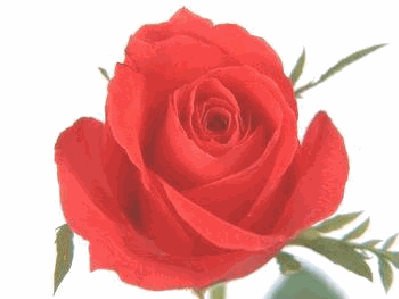
#> input picture 数字图像处理/exe/media/p025_img02.png, 399 x 299 px, given in place of p008_img01.png, which was not available
$ python exp4.py   (older library calls are emulated)
#> lines starting #> are read from the running program, lines starting #| are printed output that depends on the picture; pictures that were not available may be replaced by others from this repository, and a replacement may not be noted
import cv2
import numpy as np
import matplotlib.pyplot as plt
from matplotlib import cm

def main():
    # 指导书指定: flower1.tif
    flower_path = 'media/p008_img01.png'
    img_bgr = cv2.imread(flower_path)
#> img_bgr is the input picture: shape (299, 399, 3); mean B, G, R 156.1, 159, 231
    if img_bgr is None:
        img_bgr = cv2.imread('Experiment_4/lenna.png')
    # 如果是灰度图（PDF提取），转为3通道以支持RGB分析
    if len(img_bgr.shape) == 2:
        img_bgr = cv2.cvtColor(img_bgr, cv2.COLOR_GRAY2BGR)
    img_rgb = cv2.cvtColor(img_bgr, cv2.COLOR_BGR2RGB)

    print('='*60)
    print('  实验四：彩色图像处理 (Python实现)')
    print('='*60)

    # ===== (1) 彩色图像分析 =====
    print('\n--- (1) 彩色图像分析：拆分RGB分量 ---')
    R, G, B = cv2.split(img_rgb)
    print(f"  R通道: shape={R.shape}, 范围=[{R.min()}, {R.max()}], 均值={R.mean():.1f}")
#|   R通道: shape=(299, 399), 范围=[106, 254], 均值=231.0
    print(f"  G通道: shape={G.shape}, 范围=[{G.min()}, {G.max()}], 均值={G.mean():.1f}")
#|   G通道: shape=(299, 399), 范围=[45, 254], 均值=159.0
    print(f"  B通道: shape={B.shape}, 范围=[{B.min()}, {B.max()}], 均值={B.mean():.1f}")
#|   B通道: shape=(299, 399), 范围=[42, 254], 均值=156.1

    # 转换到HSV空间分析
    img_hsv = cv2.cvtColor(img_bgr, cv2.COLOR_BGR2HSV)
#> img_hsv: shape (299, 399, 3); mean H, S, V 6.6, 88.5, 231.5
    H, S, V = cv2.split(img_hsv)
    print(f"  H(色调): shape={H.shape}, 范围=[{H.min()}, {H.max()}], 均值={H.mean():.1f}")
#|   H(色调): shape=(299, 399), 范围=[0, 179], 均值=6.6
    print(f"  S(饱和度): shape={S.shape}, 范围=[{S.min()}, {S.max()}], 均值={S.mean():.1f}")
#|   S(饱和度): shape=(299, 399), 范围=[0, 200], 均值=88.5
    print(f"  V(明度): shape={V.shape}, 范围=[{V.min()}, {V.max()}], 均值={V.mean():.1f}")
#|   V(明度): shape=(299, 399), 范围=[106, 254], 均值=231.5

    # ===== (2) 彩色图像直方图均衡 =====
    print('\n--- (2) R/G/B分量直方图均衡 ---')

    # 对R/G/B三个通道分别进行直方图均衡
    R_eq = cv2.equalizeHist(R)
    G_eq = cv2.equalizeHist(G)
    B_eq = cv2.equalizeHist(B)

    # 合并均衡后的通道
    img_rgb_eq = cv2.merge([R_eq, G_eq, B_eq])

    # 对V通道进行直方图均衡（HSV空间）
    V_eq = cv2.equalizeHist(V)
    img_hsv_eq = cv2.merge([H, S, V_eq])
#> img_hsv_eq: shape (299, 399, 3); mean H, S, V 6.6, 88.5, 153.5
    img_rgb_hsv_eq = cv2.cvtColor(img_hsv_eq, cv2.COLOR_HSV2RGB)
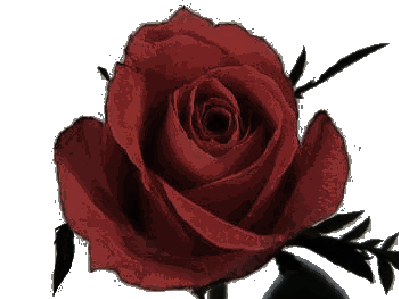
#> img_rgb_hsv_eq: shape (299, 399, 3); mean R, G, B 153.4, 125.9, 125.5

    print("  R/G/B通道分别均衡化完成")
    print("  HSV空间V通道均衡化完成")

    # ===== (3) 假彩色处理 =====
    print('\n--- (3) 假彩色处理 ---')

    # 先计算灰度图（伪彩色处理等后续步骤会用到）
    img_gray = cv2.cvtColor(img_bgr, cv2.COLOR_BGR2GRAY)
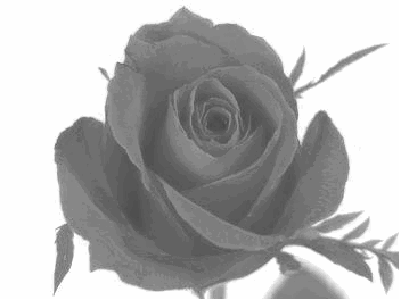
#> img_gray: shape (299, 399); min 70, max 254, mean 180.2

    # 加载多波长图像（从media目录，由generate_multispectral.py生成）
    # v1_red/v1_green/v1_blue: 模拟可见光R/G/B分量（从flower通道提取）
    # infer_near/infer_mid: 模拟近红外/中红外（从flower灰度图处理得到）
    vl_red_path   = 'media/v1_red.jpg'
    vl_green_path = 'media/v1_green.jpg'
    vl_blue_path  = 'media/v1_blue.jpg'
    infer_near_path = 'media/infer_near.jpg'
    infer_mid_path  = 'media/infer_mid.jpg'

    f1 = cv2.imread(vl_red_path, cv2.IMREAD_GRAYSCALE)
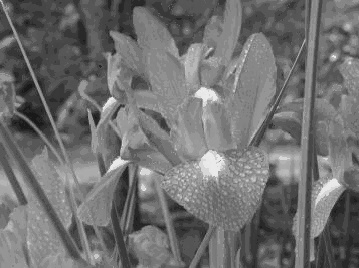
#> input picture 数字图像处理/exe/media/v1_red.jpg, 359 x 268 px, found by its file name
#> f1 is the input picture: shape (268, 359); min 19, max 240, mean 112
    f2 = cv2.imread(vl_green_path, cv2.IMREAD_GRAYSCALE)
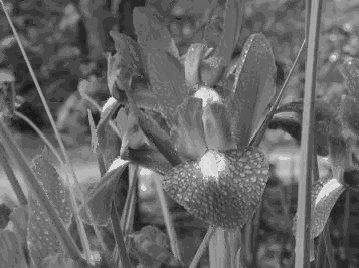
#> input picture 数字图像处理/exe/media/v1_green.jpg, 359 x 268 px, found by its file name
#> f2 is the input picture: shape (268, 359); min 21, max 230, mean 103.4
    f3 = cv2.imread(vl_blue_path, cv2.IMREAD_GRAYSCALE)
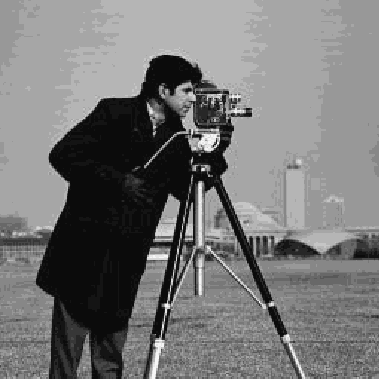
#> input picture 数字图像处理/exe/media/p026_img02.png, 379 x 379 px, given in place of v1_blue.jpg, which was not available
#> f3 is the input picture: shape (379, 379); min 11, max 246, mean 118.2
    f4_near = cv2.imread(infer_near_path, cv2.IMREAD_GRAYSCALE)
    f5_mid  = cv2.imread(infer_mid_path, cv2.IMREAD_GRAYSCALE)

    # 若图片存在则使用，否则回退到模拟
    if all(x is not None for x in [f1, f2, f3, f4_near, f5_mid]):
        print("  已加载多波长图像：vl_red, vl_green, vl_blue, infer_near, infer_mid")
        true_color = cv2.merge([f1, f2, f3])  # 可见光RGB合成
        near_infrared = f4_near
        mid_infrared  = f5_mid
    else:
        print("  多波长图像不存在，使用模拟图像")
        img_gray = cv2.cvtColor(img_bgr, cv2.COLOR_BGR2GRAY)
        true_color = cv2.merge([R, G, B])
        near_infrared = cv2.equalizeHist(cv2.GaussianBlur(img_gray, (5, 5), 0))
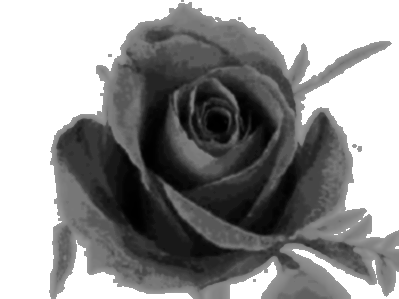
#> near_infrared: shape (299, 399); min 0, max 255, mean 148.3
        mid_infrared = cv2.equalizeHist(np.clip(np.abs(cv2.Laplacian(img_gray, cv2.CV_64F)), 0, 255).astype(np.uint8))
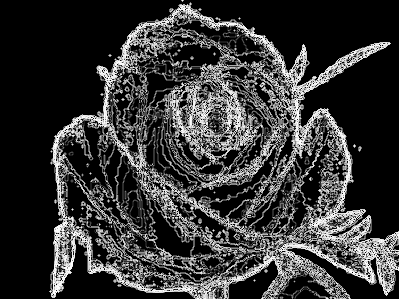
#> mid_infrared: shape (299, 399); min 0, max 255, mean 54

    # 可见光RGB彩色图像（真彩色）
    print(f"  真彩色合成: shape={true_color.shape}")
#|   真彩色合成: shape=(299, 399, 3)

    # 假彩色合成1：近红外替换R分量
#> (the run stopped early here; a loop or call above may not have finished)
